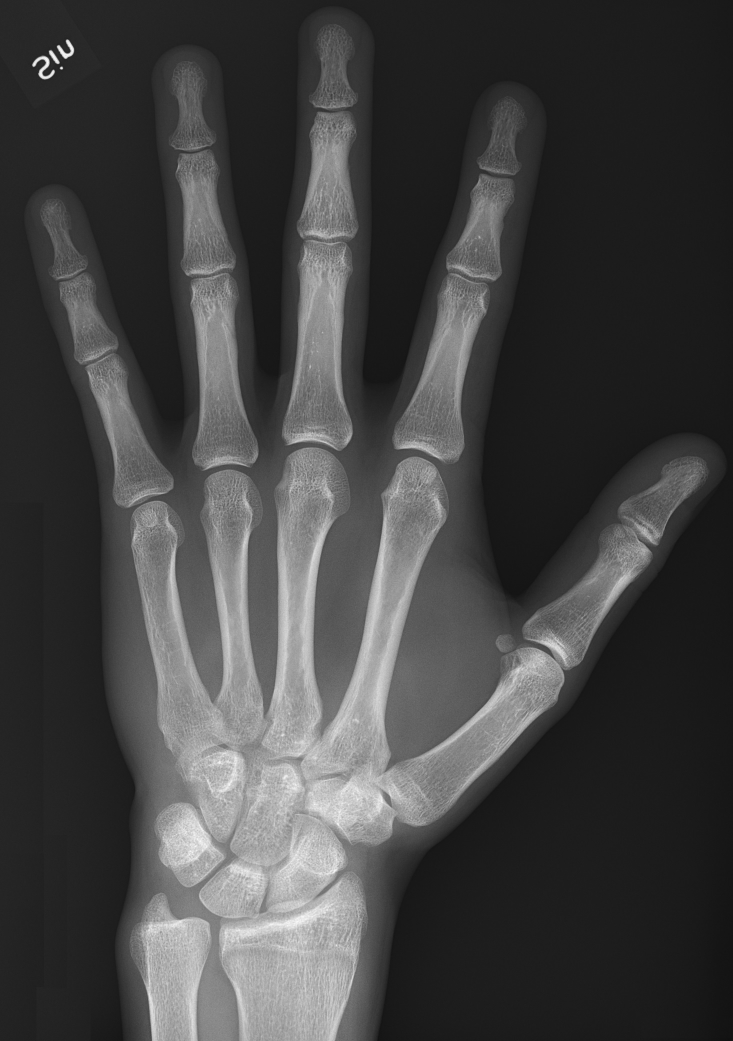
#> input picture assets/source/hand/X-ray_of_normal_hand_by_dorsoplantar_projection.jpg, 1466 x 2082 px (shown at 1/2 size)
$ python derive-hand-baselines.py
#> lines starting #> are read from the running program, lines starting #| are printed output that depends on the picture; after the words box and inside, x2 and y2 are one past the last pixel; in counts of white or black regions, pixels touching at a corner belong together
#!/usr/bin/env python3
"""Derive the RAD-LAB Hand PA and Hand Lateral educational baselines (web copies) from the two masters.

Run:  python3 -I scripts/derive-hand-baselines.py   (needs Pillow and NumPy)

What it does (and nothing else — docs/ASSET_PROVENANCE_AND_LICENSES.md, entries A-014 … A-017; DECISIONS S14.2-6 / S14.2b-*):
  1. verifies each master's SHA-1 against the value recorded when the owner attached the files (the Commons API was HTTP 429
     twice, so the files are OWNER-VERIFIED and the Commons SHA-1 is NOT compared: open item O39);
  2. refuses to run if a master carries EXIF / ICC / XMP / comment data (JFIF header only);
  3. removes the BURNED-IN TEXT by the least-invasive modification (no crop would avoid cutting anatomy / fingertips):
       PA      the mirrored "Sin" (top left, in the dark background above the little finger, on a slightly lighter label card):
               pixels brighter than 90 inside the box (left 56, top 70, right 160, bottom 166) are masked, the mask is grown by
               3 px and replaced by the least-squares PLANE fitted to the surrounding ring of non-text pixels (the card is flat grey);
       LATERAL "SIDA" (bottom right, over the soft-tissue edge and the black background; box left 596, top 2072, right 686,
               bottom 2123): pixels brighter than 100 inside the box are masked, grown by 3 px, and replaced by the mean of the 4
               clean rows just above the box, continued straight down the same columns (the soft-tissue edge is near vertical
               there), so no structure from elsewhere is copied;
  4. 8-bit greyscale, native size, no resampling, no crop (PA 1466 x 2082, lateral 686 x 2123), JPEG quality 88, no metadata.
Deterministic (no timestamps, no RNG).
"""
import hashlib
import sys
from pathlib import Path

import numpy as np
from PIL import Image

ROOT = Path(__file__).resolve().parent.parent
JFIF_ONLY = {"jfif", "jfif_version", "dpi", "jfif_unit", "jfif_density"}

ASSETS = [
    {
        "master": ROOT / "assets/source/hand/X-ray_of_normal_hand_by_dorsoplantar_projection.jpg",
        "sha1": "07af22bc384109454889ce1c52415922ddc8c0aa",
        "web": ROOT / "public/images/hand/hand-pa-baseline.jpg",
        "kind": "plane",
        "box": (56, 70, 160, 166),  # left, top, right, bottom
        "thr": 90,
    },
    {
        "master": ROOT / "assets/source/hand/X-ray_of_normal_hand_by_lateral_projection.jpg",
        "sha1": "b1708a29ae292ccff95a123087383af1f6d9a32f",
        "web": ROOT / "public/images/hand/hand-lateral-baseline.jpg",
        "kind": "extend",
        "box": (596, 2072, 686, 2123),
        "thr": 100,
    },
]


def grow(mask: np.ndarray, n: int) -> np.ndarray:
    out = mask.copy()
    for _ in range(n):
        p = np.pad(out, 1)
        out = (p[1:-1, 1:-1] | p[:-2, 1:-1] | p[2:, 1:-1] | p[1:-1, :-2] | p[1:-1, 2:] | p[:-2, :-2] | p[2:, 2:] | p[:-2, 2:] | p[2:, :-2])
    return out


def fill_plane(g: np.ndarray, box, thr: int) -> np.ndarray:
    l, t, r, b = box
    mask = np.zeros(g.shape, bool)
    mask[t:b, l:r] = g[t:b, l:r] > thr
    mask = grow(mask, 3)
    ring = np.zeros(g.shape, bool)
    ring[t - 14 : b + 14, l - 14 : r + 14] = True
    ring[t - 4 : b + 4, l - 4 : r + 4] = False
    ring &= ~mask
    ys, xs = np.nonzero(ring)
    A = np.stack([xs, ys, np.ones_like(xs)], 1).astype(float)
    coef, *_ = np.linalg.lstsq(A, g[ys, xs].astype(float), rcond=None)
    out = g.copy()
    my, mx = np.nonzero(mask)
    out[my, mx] = np.clip(np.rint(coef[0] * mx + coef[1] * my + coef[2]), 0, 255).astype(np.uint8)
    return out


def fill_extend(g: np.ndarray, box, thr: int) -> np.ndarray:
    l, t, r, b = box
    mask = np.zeros(g.shape, bool)
    mask[t:b, l:r] = g[t:b, l:r] > thr
    mask = grow(mask, 3)
    out = g.copy()
    # the soft-tissue edge is near vertical here: continue the mean of the 4 clean rows above the box straight down
    ref = np.rint(g[t - 4 : t, :].astype(float).mean(axis=0)).astype(np.uint8)
    my, mx = np.nonzero(mask)
    out[my, mx] = ref[mx]
    return out


def main() -> int:
    for a in ASSETS:
        raw = a["master"].read_bytes()
        sha1 = hashlib.sha1(raw).hexdigest()
        if sha1 != a["sha1"]:
            print(f"{a['master'].name}: SHA-1 mismatch {sha1}", file=sys.stderr)
            return 1
        im = Image.open(a["master"])
#> im is the input picture: PIL image 1466x2082 RGB; min 16, max 255, mean 66.9
        extra = {k for k in im.info if k not in JFIF_ONLY}
#> extra = 0 items
        if extra or len(im.getexif()) or im.info.get("icc_profile"):
            print(f"{a['master'].name}: unexpected metadata {sorted(extra)}", file=sys.stderr)
            return 1
        g = np.array(im.convert("L"))
        g = fill_plane(g, a["box"], a["thr"]) if a["kind"] == "plane" else fill_extend(g, a["box"], a["thr"])
#> in fill_plane, `mask[t:b, l:r] = g[t:b, l:r] > thr`:
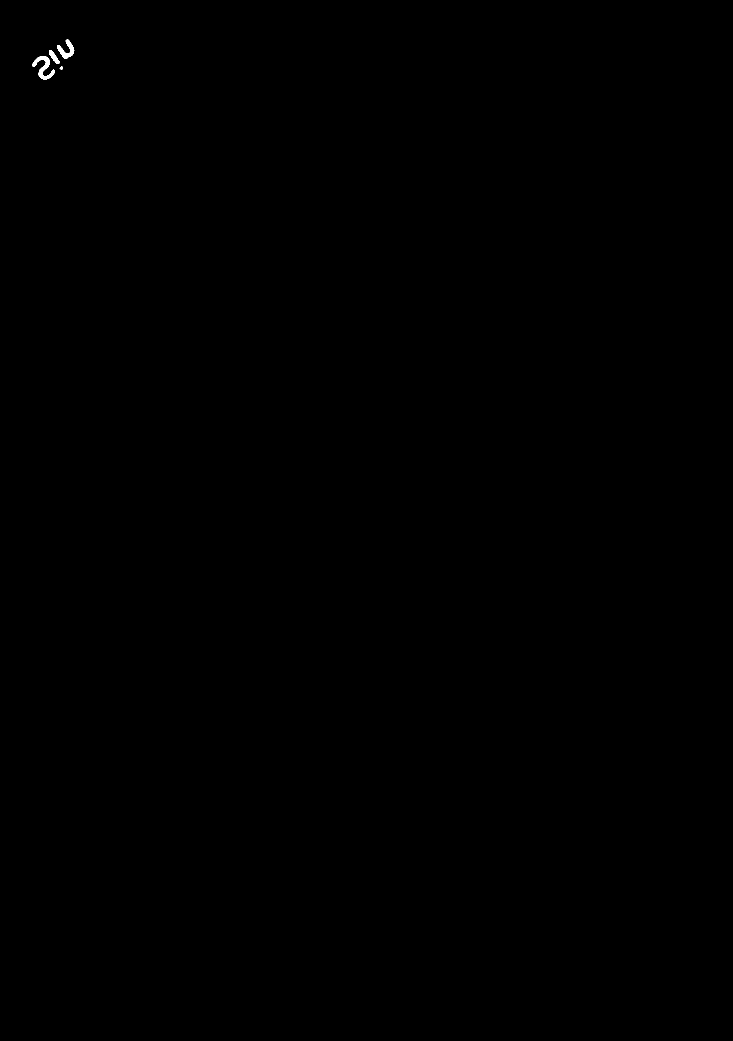
#> mask: shape (2082, 1466) bool (shown at 1/2 size); 0.05% white; 4 white regions, box (x1, y1, x2, y2) and area: (64, 112, 110, 159) 803, (114, 79, 149, 118) 568, (98, 100, 120, 128) 260, (119, 133, 126, 139) 32
#> after the loop in grow, `for _ in range(n):`: out: shape (2082, 1466) bool; 0.12% white; 2 white regions, box (x1, y1, x2, y2) and area: (61, 97, 129, 162) 2456, (111, 76, 152, 121) 1205
#> in fill_plane, `ring &= ~mask`:
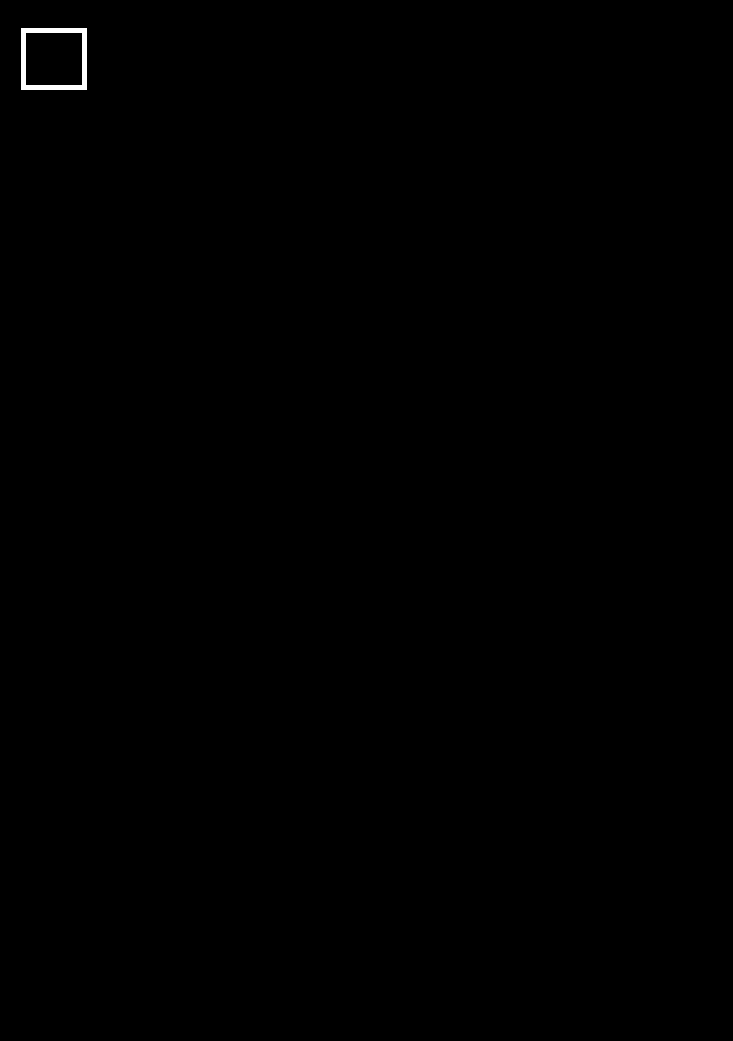
#> ring: shape (2082, 1466) bool (shown at 1/2 size); 0.15% white; 1 white region, box (x1, y1, x2, y2) and area: (42, 56, 174, 180) 4720
#> in fill_plane, `ys, xs = np.nonzero(ring)`: ys = 4720 values from 56 to 179; xs = 4720 values, max 173 at index 131, min 42 at index 0, mean 107.5
#> in fill_plane, `coef, *_ = np.linalg.lstsq(A, g[ys, xs].astype(float), rcond=None)`: coef = [-0.00115, -0.003, 40.01]
#> in fill_plane, `my, mx = np.nonzero(mask)`: my = 3661 values from 76 to 161; mx = 3661 values, max 151 at index 593, min 61 at index 2252, mean 106.6
#> in fill_plane, `out[my, mx] = np.clip(np.rint(coef[0] * mx + coef[1] * my + coef[2]), ..`:
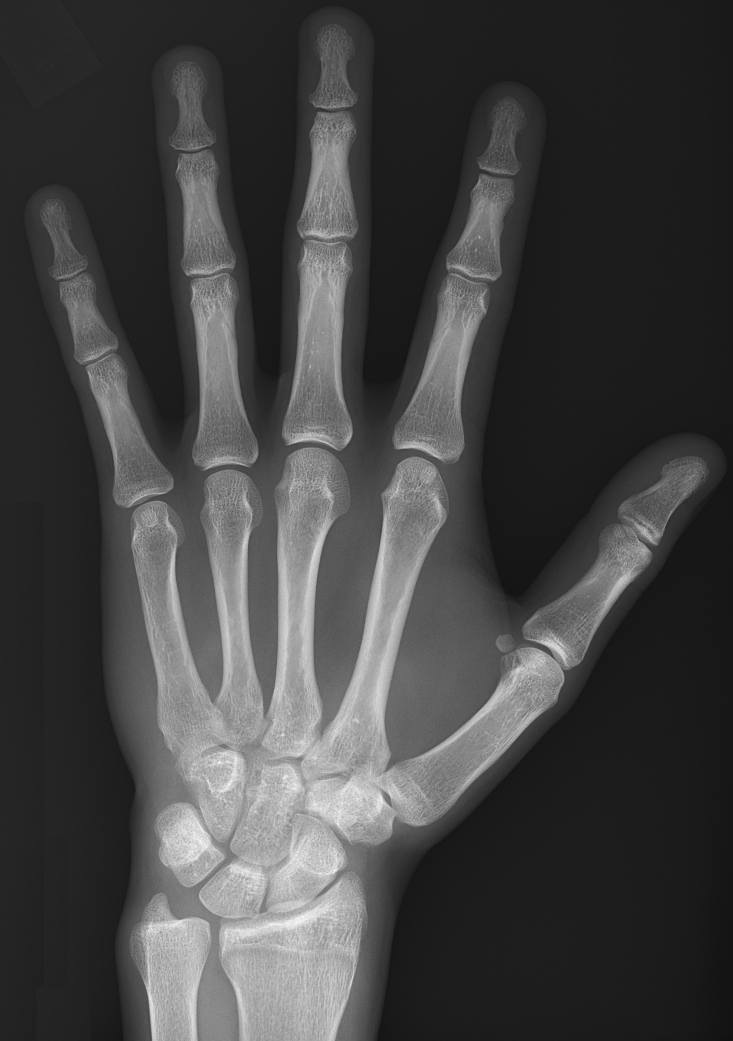
#> out: shape (2082, 1466) (shown at 1/2 size); min 16, max 255, mean 66.8
        Image.fromarray(g, "L").save(a["web"], "JPEG", quality=88)
        chk = Image.open(a["web"])
        assert not chk.getexif() and set(chk.info) <= JFIF_ONLY
#> (the run stopped early here; a loop or call above may not have finished)
